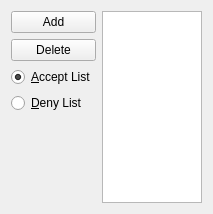
             <widget class="QWidget" name="tab_3">
              <attribute name="icon">
               <iconset resource="../Icons/icons.qrc">
                <normaloff>:/up.png</normaloff>:/up.png</iconset>
              </attribute>
              <attribute name="title">
               <string>&amp;Upload</string>
              </attribute>
              <layout class="QVBoxLayout" name="verticalLayout_17">
               <item>
                <layout class="QHBoxLayout" name="horizontalLayout_22">
                 <item>
                  <layout class="QVBoxLayout" name="verticalLayout_14">
                   <item>
                    <widget class="QPushButton" name="pushButton_8">
                     <property name="text">
                      <string>Add</string>
                     </property>
                     <property name="icon">
                      <iconset resource="../Icons/icons.qrc">
                       <normaloff>:/add-url.png</normaloff>:/add-url.png</iconset>
                     </property>
                    </widget>
                   </item>
                   <item>
                    <widget class="QPushButton" name="pushButton_14">
                     <property name="text">
                      <string>Delete</string>
                     </property>
                     <property name="icon">
                      <iconset resource="../Icons/icons.qrc">
                       <normaloff>:/clear.png</normaloff>:/clear.png</iconset>
                     </property>
                    </widget>
                   </item>
                   <item>
                    <widget class="QRadioButton" name="acceptlistRadioButton_2">
                     <property name="text">
                      <string>&amp;Accept List</string>
                     </property>
                     <property name="icon">
                      <iconset resource="../Icons/icons.qrc">
                       <normaloff>:/ok.png</normaloff>:/ok.png</iconset>
                     </property>
                     <property name="checked">
                      <bool>true</bool>
                     </property>
                    </widget>
                   </item>
                   <item>
                    <widget class="QRadioButton" name="denylistRadioButton_2">
                     <property name="text">
                      <string>&amp;Deny List</string>
                     </property>
                     <property name="icon">
                      <iconset resource="../Icons/icons.qrc">
                       <normaloff>:/clear.png</normaloff>:/clear.png</iconset>
                     </property>
                     <property name="checked">
                      <bool>false</bool>
                     </property>
                    </widget>
                   </item>
                   <item>
                    <spacer name="verticalSpacer_4">
                     <property name="orientation">
                      <enum>Qt::Vertical</enum>
                     </property>
                     <property name="sizeHint" stdset="0">
                      <size>
                       <width>20</width>
                       <height>40</height>
                      </size>
                     </property>
                    </spacer>
                   </item>
                  </layout>
                 </item>
                 <item>
                  <widget class="QListWidget" name="listWidget_2">
                   <property name="maximumSize">
                    <size>
                     <width>100</width>
                     <height>16777215</height>
                    </size>
                   </property>
                   <property name="alternatingRowColors">
                    <bool>true</bool>
                   </property>
                   <property name="selectionBehavior">
                    <enum>QAbstractItemView::SelectRows</enum>
                   </property>
                   <property name="horizontalScrollMode">
                    <enum>QAbstractItemView::ScrollPerPixel</enum>
                   </property>
                   <property name="sortingEnabled">
                    <bool>true</bool>
                   </property>
                  </widget>
                 </item>
                </layout>
               </item>
              </layout>
             </widget>
